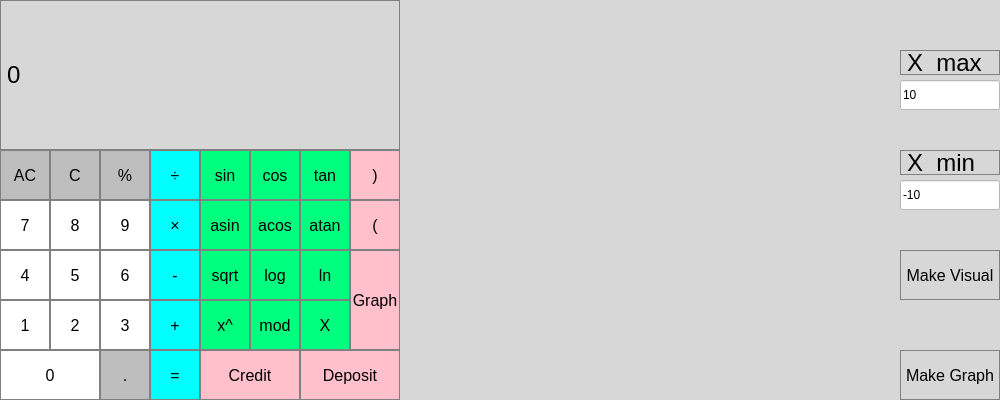
<?xml version="1.0" encoding="UTF-8"?>
<ui version="4.0">
 <class>MainWindow</class>
 <widget class="QMainWindow" name="MainWindow">
  <property name="geometry">
   <rect>
    <x>0</x>
    <y>0</y>
    <width>1000</width>
    <height>400</height>
   </rect>
  </property>
  <property name="contextMenuPolicy">
   <enum>Qt::CustomContextMenu</enum>
  </property>
  <property name="windowTitle">
   <string>MainWindow</string>
  </property>
  <property name="layoutDirection">
   <enum>Qt::RightToLeft</enum>
  </property>
  <property name="styleSheet">
   <string notr="true">QMainWindow {
	background-color: rgb(215,215,215);
}</string>
  </property>
  <widget class="QWidget" name="centralWidget">
   <widget class="QPushButton" name="pushButton_deposit">
    <property name="geometry">
     <rect>
      <x>300</x>
      <y>350</y>
      <width>100</width>
      <height>50</height>
     </rect>
    </property>
    <property name="styleSheet">
     <string notr="true">QPushButton {
	background-color: #FFC0CB;
	color: black;
	border: 1px solid gray;
	font-size: 16px;
}

QPushButton:pressed {
	background-color: qlineargradient(x1: 0, y1: 0, x2: 0, y2: 1, stop: 0 #DB7093, stop: 1 #FFC0CB);
}</string>
    </property>
    <property name="text">
     <string>Deposit</string>
    </property>
   </widget>
   <widget class="QPushButton" name="pushButton_credit">
    <property name="geometry">
     <rect>
      <x>200</x>
      <y>350</y>
      <width>100</width>
      <height>50</height>
     </rect>
    </property>
    <property name="styleSheet">
     <string notr="true">QPushButton {
	background-color: #FFC0CB;
	color: black;
	border: 1px solid gray;
	font-size: 16px;
}

QPushButton:pressed {
	background-color: qlineargradient(x1: 0, y1: 0, x2: 0, y2: 1, stop: 0 #DB7093, stop: 1 #FFC0CB);
}</string>
    </property>
    <property name="text">
     <string>Credit</string>
    </property>
   </widget>
   <widget class="QPushButton" name="pushButton_close_bracket">
    <property name="geometry">
     <rect>
      <x>350</x>
      <y>150</y>
      <width>50</width>
      <height>50</height>
     </rect>
    </property>
    <property name="styleSheet">
     <string notr="true">QPushButton {
	background-color: #FFC0CB;
	color: black;
	border: 1px solid gray;
	font-size: 16px;
}

QPushButton:pressed {
	background-color: qlineargradient(x1: 0, y1: 0, x2: 0, y2: 1, stop: 0 #DB7093, stop: 1 #FFC0CB);
}</string>
    </property>
    <property name="text">
     <string>)</string>
    </property>
   </widget>
   <widget class="QPushButton" name="pushButton_zero">
    <property name="geometry">
     <rect>
      <x>0</x>
      <y>350</y>
      <width>100</width>
      <height>50</height>
     </rect>
    </property>
    <property name="styleSheet">
     <string notr="true">QPushButton {
	background-color: rgb(255, 255, 255);
	color: black;
	border: 1px solid gray;
	font-size: 16px;
}

QPushButton:pressed {
	background-color: qlineargradient(x1: 0, y1: 0, x2: 0, y2: 1, stop: 0 #dadbde, stop: 1 #f6f7fa);
}</string>
    </property>
    <property name="text">
     <string>0</string>
    </property>
   </widget>
   <widget class="QPushButton" name="pushButton_one">
    <property name="geometry">
     <rect>
      <x>0</x>
      <y>300</y>
      <width>50</width>
      <height>50</height>
     </rect>
    </property>
    <property name="styleSheet">
     <string notr="true">QPushButton {
	background-color: rgb(255, 255, 255);
	color: black;
	border: 1px solid gray;
	font-size: 16px;
}

QPushButton:pressed {
	background-color: qlineargradient(x1: 0, y1: 0, x2: 0, y2: 1, stop: 0 #dadbde, stop: 1 #f6f7fa);
}</string>
    </property>
    <property name="text">
     <string>1</string>
    </property>
   </widget>
   <widget class="QPushButton" name="pushButton_two">
    <property name="geometry">
     <rect>
      <x>50</x>
      <y>300</y>
      <width>50</width>
      <height>50</height>
     </rect>
    </property>
    <property name="styleSheet">
     <string notr="true">QPushButton {
	background-color: rgb(255, 255, 255);
	color: black;
	border: 1px solid gray;
	font-size: 16px;
}

QPushButton:pressed {
	background-color: qlineargradient(x1: 0, y1: 0, x2: 0, y2: 1, stop: 0 #dadbde, stop: 1 #f6f7fa);
}</string>
    </property>
    <property name="text">
     <string>2</string>
    </property>
   </widget>
   <widget class="QPushButton" name="pushButton_three">
    <property name="geometry">
     <rect>
      <x>100</x>
      <y>300</y>
      <width>50</width>
      <height>50</height>
     </rect>
    </property>
    <property name="styleSheet">
     <string notr="true">QPushButton {
	background-color: rgb(255, 255, 255);
	color: black;
	border: 1px solid gray;
	font-size: 16px;
}

QPushButton:pressed {
	background-color: qlineargradient(x1: 0, y1: 0, x2: 0, y2: 1, stop: 0 #dadbde, stop: 1 #f6f7fa);
}</string>
    </property>
    <property name="text">
     <string>3</string>
    </property>
   </widget>
   <widget class="QPushButton" name="pushButton_four">
    <property name="geometry">
     <rect>
      <x>0</x>
      <y>250</y>
      <width>50</width>
      <height>50</height>
     </rect>
    </property>
    <property name="styleSheet">
     <string notr="true">QPushButton {
	background-color: rgb(255, 255, 255);
	color: black;
	border: 1px solid gray;
	font-size: 16px;
}

QPushButton:pressed {
	background-color: qlineargradient(x1: 0, y1: 0, x2: 0, y2: 1, stop: 0 #dadbde, stop: 1 #f6f7fa);
}</string>
    </property>
    <property name="text">
     <string>4</string>
    </property>
   </widget>
   <widget class="QPushButton" name="pushButton_five">
    <property name="geometry">
     <rect>
      <x>50</x>
      <y>250</y>
      <width>50</width>
      <height>50</height>
     </rect>
    </property>
    <property name="styleSheet">
     <string notr="true">QPushButton {
	background-color: rgb(255, 255, 255);
	color: black;
	border: 1px solid gray;
	font-size: 16px;
}

QPushButton:pressed {
	background-color: qlineargradient(x1: 0, y1: 0, x2: 0, y2: 1, stop: 0 #dadbde, stop: 1 #f6f7fa);
}</string>
    </property>
    <property name="text">
     <string>5</string>
    </property>
   </widget>
   <widget class="QPushButton" name="pushButton_six">
    <property name="geometry">
     <rect>
      <x>100</x>
      <y>250</y>
      <width>50</width>
      <height>50</height>
     </rect>
    </property>
    <property name="styleSheet">
     <string notr="true">QPushButton {
	background-color: rgb(255, 255, 255);
	color: black;
	border: 1px solid gray;
	font-size: 16px;
}

QPushButton:pressed {
	background-color: qlineargradient(x1: 0, y1: 0, x2: 0, y2: 1, stop: 0 #dadbde, stop: 1 #f6f7fa);
}</string>
    </property>
    <property name="text">
     <string>6</string>
    </property>
   </widget>
   <widget class="QPushButton" name="pushButton_seven">
    <property name="geometry">
     <rect>
      <x>0</x>
      <y>200</y>
      <width>50</width>
      <height>50</height>
     </rect>
    </property>
    <property name="styleSheet">
     <string notr="true">QPushButton {
	background-color: rgb(255, 255, 255);
	color: black;
	border: 1px solid gray;
	font-size: 16px;
}

QPushButton:pressed {
	background-color: qlineargradient(x1: 0, y1: 0, x2: 0, y2: 1, stop: 0 #dadbde, stop: 1 #f6f7fa);
}</string>
    </property>
    <property name="text">
     <string>7</string>
    </property>
   </widget>
   <widget class="QPushButton" name="pushButton_eigth">
    <property name="geometry">
     <rect>
      <x>50</x>
      <y>200</y>
      <width>50</width>
      <height>50</height>
     </rect>
    </property>
    <property name="styleSheet">
     <string notr="true">QPushButton {
	background-color: rgb(255, 255, 255);
	color: black;
	border: 1px solid gray;
	font-size: 16px;
}

QPushButton:pressed {
	background-color: qlineargradient(x1: 0, y1: 0, x2: 0, y2: 1, stop: 0 #dadbde, stop: 1 #f6f7fa);
}</string>
    </property>
    <property name="text">
     <string>8</string>
    </property>
   </widget>
   <widget class="QPushButton" name="pushButton_nine">
    <property name="geometry">
     <rect>
      <x>100</x>
      <y>200</y>
      <width>50</width>
      <height>50</height>
     </rect>
    </property>
    <property name="styleSheet">
     <string notr="true">QPushButton {
	background-color: rgb(255, 255, 255);
	color: black;
	border: 1px solid gray;
	font-size: 16px;
}

QPushButton:pressed {
	background-color: qlineargradient(x1: 0, y1: 0, x2: 0, y2: 1, stop: 0 #dadbde, stop: 1 #f6f7fa);
}</string>
    </property>
    <property name="text">
     <string>9</string>
    </property>
   </widget>
   <widget class="QPushButton" name="pushButton_point">
    <property name="geometry">
     <rect>
      <x>100</x>
      <y>350</y>
      <width>50</width>
      <height>50</height>
     </rect>
    </property>
    <property name="styleSheet">
     <string notr="true">QPushButton {
	background-color: rgb(190, 190, 190);
	color: black;
	border: 1px solid gray;
	font-size: 16px;
}

QPushButton:pressed {
	background-color: qlineargradient(x1: 0, y1: 0, x2: 0,  y2: 1, stop: 0 #A9A9A9, stop: 1 #A9A9A9);
}</string>
    </property>
    <property name="text">
     <string>.</string>
    </property>
   </widget>
   <widget class="QPushButton" name="pushButton_calculate">
    <property name="geometry">
     <rect>
      <x>150</x>
      <y>350</y>
      <width>50</width>
      <height>50</height>
     </rect>
    </property>
    <property name="styleSheet">
     <string notr="true">QPushButton {
	background-color: #00FFFF;
	color: black;
	border: 1px solid gray;
	font-size: 16px;
}

QPushButton:pressed {
	background-color: qlineargradient(x1: 0, y1: 0, x2: 0, y2: 1, stop: 0 #00CED1, stop: 1 #00CDE1);
}</string>
    </property>
    <property name="text">
     <string>=</string>
    </property>
   </widget>
   <widget class="QPushButton" name="pushButton_add">
    <property name="geometry">
     <rect>
      <x>150</x>
      <y>300</y>
      <width>50</width>
      <height>50</height>
     </rect>
    </property>
    <property name="styleSheet">
     <string notr="true">QPushButton {
	background-color: #00FFFF;
	color: black;
	border: 1px solid gray;
	font-size: 16px;
}

QPushButton:pressed {
	background-color: qlineargradient(x1: 0, y1: 0, x2: 0, y2: 1, stop: 0 #00CED1, stop: 1 #00CDE1);
}</string>
    </property>
    <property name="text">
     <string>+</string>
    </property>
   </widget>
   <widget class="QPushButton" name="pushButton_sub">
    <property name="geometry">
     <rect>
      <x>150</x>
      <y>250</y>
      <width>50</width>
      <height>50</height>
     </rect>
    </property>
    <property name="styleSheet">
     <string notr="true">QPushButton {
	background-color: #00FFFF;
	color: black;
	border: 1px solid gray;
	font-size: 16px;
}

QPushButton:pressed {
	background-color: qlineargradient(x1: 0, y1: 0, x2: 0, y2: 1, stop: 0 #00CED1, stop: 1 #00CDE1);
}</string>
    </property>
    <property name="text">
     <string>-</string>
    </property>
   </widget>
   <widget class="QPushButton" name="pushButton_mul">
    <property name="geometry">
     <rect>
      <x>150</x>
      <y>200</y>
      <width>50</width>
      <height>50</height>
     </rect>
    </property>
    <property name="styleSheet">
     <string notr="true">QPushButton {
	background-color: #00FFFF;
	color: black;
	border: 1px solid gray;
	font-size: 16px;
}

QPushButton:pressed {
	background-color: qlineargradient(x1: 0, y1: 0, x2: 0, y2: 1, stop: 0 #00CED1, stop: 1 #00CDE1);
}</string>
    </property>
    <property name="text">
     <string>×</string>
    </property>
   </widget>
   <widget class="QPushButton" name="pushButton_div">
    <property name="geometry">
     <rect>
      <x>150</x>
      <y>150</y>
      <width>50</width>
      <height>50</height>
     </rect>
    </property>
    <property name="styleSheet">
     <string notr="true">QPushButton {
	background-color: #00FFFF;
	color: black;
	border: 1px solid gray;
	font-size: 16px;
}

QPushButton:pressed {
	background-color: qlineargradient(x1: 0, y1: 0, x2: 0, y2: 1, stop: 0 #00CED1, stop: 1 #00CDE1);
}</string>
    </property>
    <property name="text">
     <string>÷</string>
    </property>
   </widget>
   <widget class="QPushButton" name="pushButton_delete_one">
    <property name="geometry">
     <rect>
      <x>0</x>
      <y>150</y>
      <width>50</width>
      <height>50</height>
     </rect>
    </property>
    <property name="styleSheet">
     <string notr="true">QPushButton {
	background-color: rgb(190, 190, 190);
	color: black;
	border: 1px solid gray;
	font-size: 16px;
}

QPushButton:pressed {
	background-color: qlineargradient(x1: 0, y1: 0, x2: 0,  y2: 1, stop: 0 #A9A9A9, stop: 1 #A9A9A9);
}</string>
    </property>
    <property name="text">
     <string>AC</string>
    </property>
   </widget>
   <widget class="QPushButton" name="pushButton_delete_all">
    <property name="geometry">
     <rect>
      <x>50</x>
      <y>150</y>
      <width>50</width>
      <height>50</height>
     </rect>
    </property>
    <property name="styleSheet">
     <string notr="true">QPushButton {
	background-color: rgb(190, 190, 190);
	color: black;
	border: 1px solid gray;
	font-size: 16px;
}

QPushButton:pressed {
	background-color: qlineargradient(x1: 0, y1: 0, x2: 0,  y2: 1, stop: 0 #A9A9A9, stop: 1 #A9A9A9);
}</string>
    </property>
    <property name="text">
     <string>C</string>
    </property>
   </widget>
   <widget class="QPushButton" name="pushButton_percent">
    <property name="geometry">
     <rect>
      <x>100</x>
      <y>150</y>
      <width>50</width>
      <height>50</height>
     </rect>
    </property>
    <property name="styleSheet">
     <string notr="true">QPushButton {
	background-color: rgb(190, 190, 190);
	color: black;
	border: 1px solid gray;
	font-size: 16px;
}

QPushButton:pressed {
	background-color: qlineargradient(x1: 0, y1: 0, x2: 0,  y2: 1, stop: 0 #A9A9A9, stop: 1 #A9A9A9);
}</string>
    </property>
    <property name="text">
     <string>%</string>
    </property>
   </widget>
   <widget class="QPushButton" name="pushButton_sin">
    <property name="geometry">
     <rect>
      <x>200</x>
      <y>150</y>
      <width>50</width>
      <height>50</height>
     </rect>
    </property>
    <property name="styleSheet">
     <string notr="true">QPushButton {
	background-color: #00FF7F;
	color: black;
	border: 1px solid gray;
	font-size: 16px;
}

QPushButton:pressed {
	background-color: qlineargradient(x1: 0, y1: 0, x2: 0, y2: 1, stop: 0 #00cd7f, stop: 1 #00e17f);
}</string>
    </property>
    <property name="text">
     <string>sin</string>
    </property>
   </widget>
   <widget class="QPushButton" name="pushButton_cos">
    <property name="geometry">
     <rect>
      <x>250</x>
      <y>150</y>
      <width>50</width>
      <height>50</height>
     </rect>
    </property>
    <property name="styleSheet">
     <string notr="true">QPushButton {
	background-color: #00FF7F;
	color: black;
	border: 1px solid gray;
	font-size: 16px;
}

QPushButton:pressed {
	background-color: qlineargradient(x1: 0, y1: 0, x2: 0, y2: 1, stop: 0 #00cd7f, stop: 1 #00e17f);
}</string>
    </property>
    <property name="text">
     <string>cos</string>
    </property>
   </widget>
   <widget class="QPushButton" name="pushButton_tan">
    <property name="geometry">
     <rect>
      <x>300</x>
      <y>150</y>
      <width>50</width>
      <height>50</height>
     </rect>
    </property>
    <property name="styleSheet">
     <string notr="true">QPushButton {
	background-color: #00FF7F;
	color: black;
	border: 1px solid gray;
	font-size: 16px;
}

QPushButton:pressed {
	background-color: qlineargradient(x1: 0, y1: 0, x2: 0, y2: 1, stop: 0 #00cd7f, stop: 1 #00e17f);
}</string>
    </property>
    <property name="text">
     <string>tan</string>
    </property>
   </widget>
   <widget class="QPushButton" name="pushButton_asin">
    <property name="geometry">
     <rect>
      <x>200</x>
      <y>200</y>
      <width>50</width>
      <height>50</height>
     </rect>
    </property>
    <property name="styleSheet">
     <string notr="true">QPushButton {
	background-color: #00FF7F;
	color: black;
	border: 1px solid gray;
	font-size: 16px;
}

QPushButton:pressed {
	background-color: qlineargradient(x1: 0, y1: 0, x2: 0, y2: 1, stop: 0 #00cd7f, stop: 1 #00e17f);
}</string>
    </property>
    <property name="text">
     <string>asin</string>
    </property>
   </widget>
   <widget class="QPushButton" name="pushButton_acos">
    <property name="geometry">
     <rect>
      <x>250</x>
      <y>200</y>
      <width>50</width>
      <height>50</height>
     </rect>
    </property>
    <property name="styleSheet">
     <string notr="true">QPushButton {
	background-color: #00FF7F;
	color: black;
	border: 1px solid gray;
	font-size: 16px;
}

QPushButton:pressed {
	background-color: qlineargradient(x1: 0, y1: 0, x2: 0, y2: 1, stop: 0 #00cd7f, stop: 1 #00e17f);
}</string>
    </property>
    <property name="text">
     <string>acos</string>
    </property>
   </widget>
   <widget class="QPushButton" name="pushButton_atan">
    <property name="geometry">
     <rect>
      <x>300</x>
      <y>200</y>
      <width>50</width>
      <height>50</height>
     </rect>
    </property>
    <property name="styleSheet">
     <string notr="true">QPushButton {
	background-color: #00FF7F;
	color: black;
	border: 1px solid gray;
	font-size: 16px;
}

QPushButton:pressed {
	background-color: qlineargradient(x1: 0, y1: 0, x2: 0, y2: 1, stop: 0 #00cd7f, stop: 1 #00e17f);
}</string>
    </property>
    <property name="text">
     <string>atan</string>
    </property>
   </widget>
   <widget class="QPushButton" name="pushButton_sqrt">
    <property name="geometry">
     <rect>
      <x>200</x>
      <y>250</y>
      <width>50</width>
      <height>50</height>
     </rect>
    </property>
    <property name="styleSheet">
     <string notr="true">QPushButton {
	background-color: #00FF7F;
	color: black;
	border: 1px solid gray;
	font-size: 16px;
}

QPushButton:pressed {
	background-color: qlineargradient(x1: 0, y1: 0, x2: 0, y2: 1, stop: 0 #00cd7f, stop: 1 #00e17f);
}</string>
    </property>
    <property name="text">
     <string>sqrt</string>
    </property>
   </widget>
   <widget class="QPushButton" name="pushButton_ln">
    <property name="geometry">
     <rect>
      <x>300</x>
      <y>250</y>
      <width>50</width>
      <height>50</height>
     </rect>
    </property>
    <property name="styleSheet">
     <string notr="true">QPushButton {
	background-color: #00FF7F;
	color: black;
	border: 1px solid gray;
	font-size: 16px;
}

QPushButton:pressed {
	background-color: qlineargradient(x1: 0, y1: 0, x2: 0, y2: 1, stop: 0 #00cd7f, stop: 1 #00e17f);
}</string>
    </property>
    <property name="text">
     <string>ln</string>
    </property>
   </widget>
   <widget class="QPushButton" name="pushButton_log">
    <property name="geometry">
     <rect>
      <x>250</x>
      <y>250</y>
      <width>50</width>
      <height>50</height>
     </rect>
    </property>
    <property name="styleSheet">
     <string notr="true">QPushButton {
	background-color: #00FF7F;
	color: black;
	border: 1px solid gray;
	font-size: 16px;
}

QPushButton:pressed {
	background-color: qlineargradient(x1: 0, y1: 0, x2: 0, y2: 1, stop: 0 #00cd7f, stop: 1 #00e17f);
}</string>
    </property>
    <property name="text">
     <string>log</string>
    </property>
   </widget>
   <widget class="QPushButton" name="pushButton_mod">
    <property name="geometry">
     <rect>
      <x>250</x>
      <y>300</y>
      <width>50</width>
      <height>50</height>
     </rect>
    </property>
    <property name="styleSheet">
     <string notr="true">QPushButton {
	background-color: #00FF7F;
	color: black;
	border: 1px solid gray;
	font-size: 16px;
}

QPushButton:pressed {
	background-color: qlineargradient(x1: 0, y1: 0, x2: 0, y2: 1, stop: 0 #00cd7f, stop: 1 #00e17f);
}</string>
    </property>
    <property name="text">
     <string>mod</string>
    </property>
   </widget>
   <widget class="QPushButton" name="pushButton_X">
    <property name="geometry">
     <rect>
      <x>300</x>
      <y>300</y>
      <width>50</width>
      <height>50</height>
     </rect>
    </property>
    <property name="styleSheet">
     <string notr="true">QPushButton {
	background-color: #00FF7F;
	color: black;
	border: 1px solid gray;
	font-size: 16px;
}

QPushButton:pressed {
	background-color: qlineargradient(x1: 0, y1: 0, x2: 0, y2: 1, stop: 0 #00cd7f, stop: 1 #00e17f);
}</string>
    </property>
    <property name="text">
     <string>X</string>
    </property>
   </widget>
   <widget class="QPushButton" name="pushButton_pow">
    <property name="geometry">
     <rect>
      <x>200</x>
      <y>300</y>
      <width>50</width>
      <height>50</height>
     </rect>
    </property>
    <property name="styleSheet">
     <string notr="true">QPushButton {
	background-color: #00FF7F;
	color: black;
	border: 1px solid gray;
	font-size: 16px;
}

QPushButton:pressed {
	background-color: qlineargradient(x1: 0, y1: 0, x2: 0, y2: 1, stop: 0 #00cd7f, stop: 1 #00e17f);
}</string>
    </property>
    <property name="text">
     <string>x^</string>
    </property>
   </widget>
   <widget class="QLabel" name="label_result">
    <property name="geometry">
     <rect>
      <x>0</x>
      <y>0</y>
      <width>400</width>
      <height>150</height>
     </rect>
    </property>
    <property name="layoutDirection">
     <enum>Qt::RightToLeft</enum>
    </property>
    <property name="styleSheet">
     <string notr="true">QLabel {
	background-color: rgb(215,215,215);
	color: black;
	border: 1px solid gray;
	font-size: 24px
}</string>
    </property>
    <property name="text">
     <string>0</string>
    </property>
   </widget>
   <widget class="QPushButton" name="pushButton_graph">
    <property name="geometry">
     <rect>
      <x>350</x>
      <y>250</y>
      <width>50</width>
      <height>100</height>
     </rect>
    </property>
    <property name="styleSheet">
     <string notr="true">QPushButton {
	background-color: #FFC0CB;
	color: black;
	border: 1px solid gray;
	font-size: 16px;
}

QPushButton:pressed {
	background-color: qlineargradient(x1: 0, y1: 0, x2: 0, y2: 1, stop: 0 #DB7093, stop: 1 #FFC0CB);
}</string>
    </property>
    <property name="text">
     <string>Graph</string>
    </property>
   </widget>
   <widget class="QCustomPlot" name="widget" native="true">
    <property name="geometry">
     <rect>
      <x>400</x>
      <y>0</y>
      <width>500</width>
      <height>400</height>
     </rect>
    </property>
   </widget>
   <widget class="QLabel" name="label_x_max">
    <property name="geometry">
     <rect>
      <x>900</x>
      <y>50</y>
      <width>100</width>
      <height>25</height>
     </rect>
    </property>
    <property name="layoutDirection">
     <enum>Qt::RightToLeft</enum>
    </property>
    <property name="styleSheet">
     <string notr="true">QLabel {
	background-color: rgb(215,215,215);
	color: black;
	border: 1px solid gray;
	font-size: 24px
}</string>
    </property>
    <property name="text">
     <string>X  max</string>
    </property>
   </widget>
   <widget class="QLabel" name="label_x_max_2">
    <property name="geometry">
     <rect>
      <x>900</x>
      <y>150</y>
      <width>100</width>
      <height>25</height>
     </rect>
    </property>
    <property name="layoutDirection">
     <enum>Qt::RightToLeft</enum>
    </property>
    <property name="styleSheet">
     <string notr="true">QLabel {
	background-color: rgb(215,215,215);
	color: black;
	border: 1px solid gray;
	font-size: 24px
}</string>
    </property>
    <property name="text">
     <string>X  min</string>
    </property>
   </widget>
   <widget class="QPushButton" name="pushButton_make_graph">
    <property name="geometry">
     <rect>
      <x>900</x>
      <y>350</y>
      <width>100</width>
      <height>50</height>
     </rect>
    </property>
    <property name="styleSheet">
     <string notr="true">QPushButton {
	background-color:  rgb(215,215,215);
	color: black;
	border: 1px solid gray;
	font-size: 16px;
}

QPushButton:pressed {
	background-color: qlineargradient(x1: 0, y1: 0, x2: 0,  y2: 1, stop: 0 #A9A9A9, stop: 1 #A9A9A9);
}</string>
    </property>
    <property name="text">
     <string>Make Graph</string>
    </property>
   </widget>
   <widget class="QLineEdit" name="lineEdit_x_max">
    <property name="geometry">
     <rect>
      <x>900</x>
      <y>80</y>
      <width>100</width>
      <height>30</height>
     </rect>
    </property>
    <property name="styleSheet">
     <string notr="true">QLineEdit {
	color: black;
	background-color: rgb(255,255,255);
}</string>
    </property>
    <property name="text">
     <string>10</string>
    </property>
   </widget>
   <widget class="QLineEdit" name="lineEdit_x_min">
    <property name="geometry">
     <rect>
      <x>900</x>
      <y>180</y>
      <width>100</width>
      <height>30</height>
     </rect>
    </property>
    <property name="styleSheet">
     <string notr="true">QLineEdit {
	color: black;
	background-color: rgb(255,255,255);
}</string>
    </property>
    <property name="text">
     <string>-10</string>
    </property>
   </widget>
   <widget class="QPushButton" name="pushButton_open_bracket">
    <property name="geometry">
     <rect>
      <x>350</x>
      <y>200</y>
      <width>50</width>
      <height>50</height>
     </rect>
    </property>
    <property name="styleSheet">
     <string notr="true">QPushButton {
	background-color: #FFC0CB;
	color: black;
	border: 1px solid gray;
	font-size: 16px;
}

QPushButton:pressed {
	background-color: qlineargradient(x1: 0, y1: 0, x2: 0, y2: 1, stop: 0 #DB7093, stop: 1 #FFC0CB);
}</string>
    </property>
    <property name="text">
     <string>(</string>
    </property>
   </widget>
   <widget class="QPushButton" name="pushButton_make_visual">
    <property name="geometry">
     <rect>
      <x>900</x>
      <y>250</y>
      <width>100</width>
      <height>50</height>
     </rect>
    </property>
    <property name="styleSheet">
     <string notr="true">QPushButton {
	background-color:  rgb(215,215,215);
	color: black;
	border: 1px solid gray;
	font-size: 16px;
}

QPushButton:pressed {
	background-color: qlineargradient(x1: 0, y1: 0, x2: 0,  y2: 1, stop: 0 #A9A9A9, stop: 1 #A9A9A9);
}</string>
    </property>
    <property name="text">
     <string>Make Visual</string>
    </property>
   </widget>
  </widget>
 </widget>
 <layoutdefault spacing="6" margin="11"/>
 <customwidgets>
  <customwidget>
   <class>QCustomPlot</class>
   <extends>QWidget</extends>
   <header>qcustomplot.h</header>
   <container>1</container>
  </customwidget>
 </customwidgets>
 <resources/>
 <connections/>
</ui>
